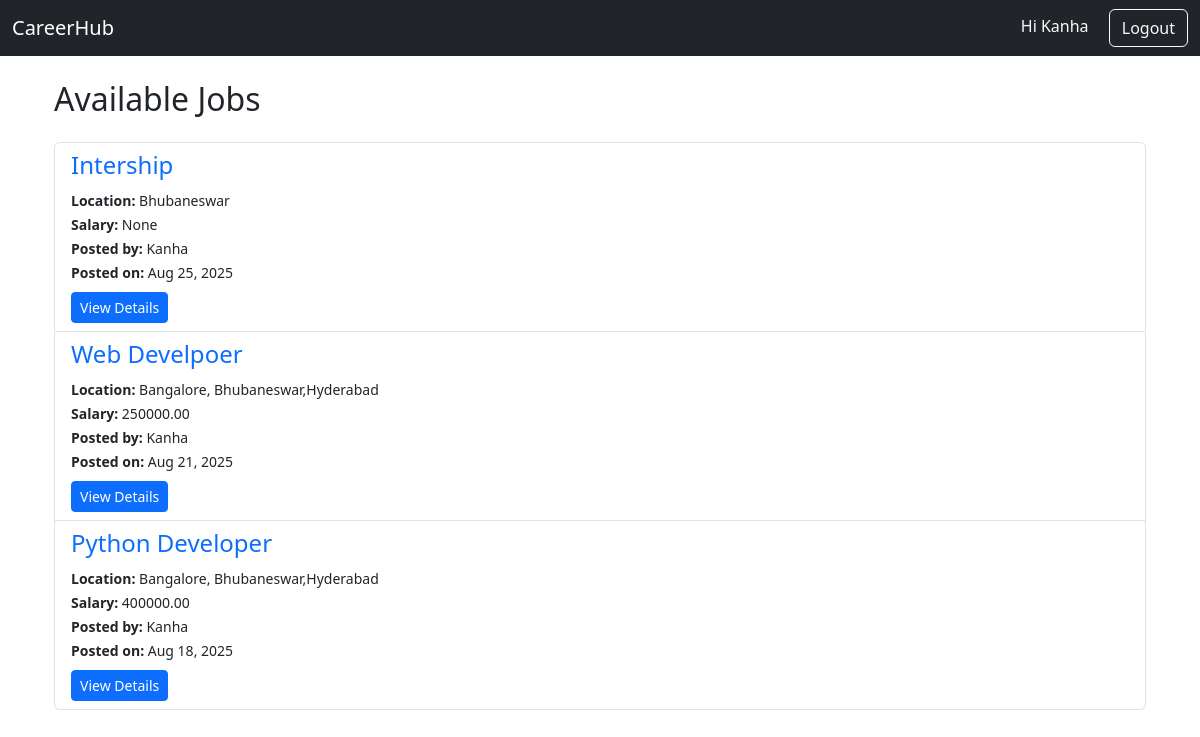
/jobs/jobs/ (signed in), run on the app's committed database.
### users/models.py (models this page shows)
class CustomUser(AbstractUser):
    USER_TYPE_CHOICES = (
        ('employer', 'Employer'),
        ('candidate', 'Candidate'),
    )
    user_type = models.CharField(max_length=10, choices=USER_TYPE_CHOICES)

### jobs/models.py (models this page shows, shortened)
class Job(models.Model):
    employer = models.ForeignKey(settings.AUTH_USER_MODEL, on_delete=models.CASCADE, related_name="jobs")
    title = models.CharField(max_length=200)
    description = models.TextField()
    location = models.CharField(max_length=100)
    salary = models.DecimalField(max_digits=10, decimal_places=2, null=True, blank=True)
    created_at = models.DateTimeField(auto_now_add=True)  # when job is posted
    updated_at = models.DateTimeField(auto_now=True)      # when job is updated

### jobs/views.py (the view)
# urls.py: path('jobs/', views.job_list, name='job_list'),  # only one route for list
@login_required
def job_list(request):
    jobs = Job.objects.all().order_by('-created_at')
    return render(request, 'jobs/job_list.html', {'jobs': jobs})

### templates/jobs/job_list.html
{% extends 'base.html' %}
{% block content %}
<div class="container">
    <h2 class="mb-4">Available Jobs</h2>
    <div class="list-group">
        {% for job in jobs %}
            <div class="list-group-item">
                <h4>
                    <a href="{% url 'job_detail' job.id %}" class="text-decoration-none">
                        {{ job.title }}
                    </a>
                </h4>
                <small><strong>Location:</strong> {{ job.location }}</small><br>
                <small><strong>Salary:</strong> {{ job.salary }}</small><br>
                <small><strong>Posted by:</strong> {{ job.employer.username }}</small><br>
                <small><strong>Posted on:</strong> {{ job.created_at|date:"M d, Y" }}</small><br>
                <a href="{% url 'job_detail' job.id %}" class="btn btn-primary btn-sm mt-2">
                    View Details
                </a>
            </div>
        {% empty %}
            <p>No jobs available right now.</p>
        {% endfor %}
    </div>
</div>
{% endblock %}

### templates/base.html (shortened to what this page needs)
{% load static %}
<!DOCTYPE html>
<html>
<head>
    <link href="https://cdn.jsdelivr.net/npm/bootstrap@5.3.0/dist/css/bootstrap.min.css" rel="stylesheet">
</head>
<body>
<nav class="navbar navbar-expand-lg navbar-dark bg-dark">
  <div class="container-fluid">
    <a class="navbar-brand" href="/">CareerHub</a>
    <div>
      {% if user.is_authenticated %}
    <span class="text-light me-3">Hi {{ user.username }}</span>
    <form action="{% url 'logout' %}" method="post" style="display:inline;">
        <button type="submit" class="btn btn-outline-light">Logout</button>
    </form>
{% else %}
    {% if request.resolver_match.url_name not in 'home login register' %}
        <a href="{% url 'login' %}" class="btn btn-outline-light me-2">Login</a>
        <a href="{% url 'register' %}" class="btn btn-primary">Register</a>
    {% endif %}
{% endif %}
    </div>
  </div>
</nav>
<div class="container mt-4">
    {% block content %}{% endblock %}
</div>
</body>
</html>

### data on the page
CustomUser: username "Kanha"
Job: title "Intership", location "Bhubaneswar", salary "None", employer.username "Kanha", created_at "Aug 25, 2025"
Job: title "Web Develpoer", location "Bangalore, Bhubaneswar,Hyderabad", salary "250000.00", employer.username "Kanha", created_at "Aug 21, 2025"
Job: title "Python Developer", location "Bangalore, Bhubaneswar,Hyderabad", salary "400000.00", employer.username "Kanha", created_at "Aug 18, 2025"
